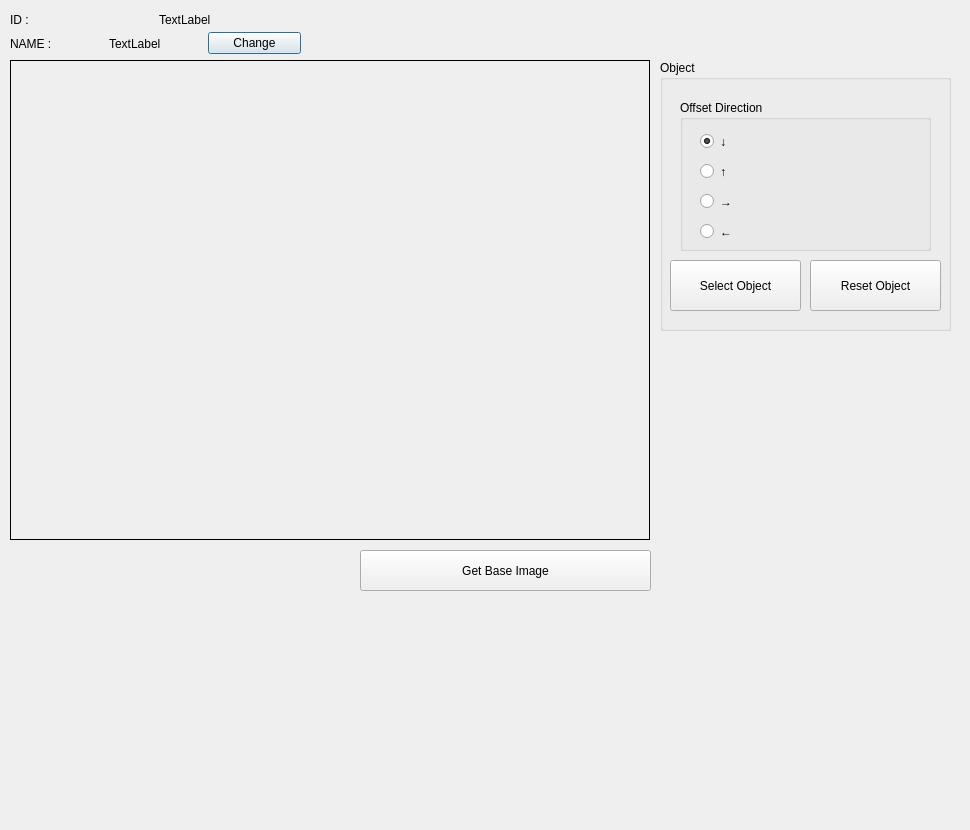
<?xml version="1.0" encoding="UTF-8"?>
<ui version="4.0">
 <class>DialogSetToolOffsetDistance</class>
 <widget class="QDialog" name="DialogSetToolOffsetDistance">
  <property name="geometry">
   <rect>
    <x>0</x>
    <y>0</y>
    <width>970</width>
    <height>830</height>
   </rect>
  </property>
  <property name="windowTitle">
   <string>Dialog</string>
  </property>
  <widget class="QLabel" name="label_image_bg">
   <property name="geometry">
    <rect>
     <x>10</x>
     <y>60</y>
     <width>640</width>
     <height>480</height>
    </rect>
   </property>
   <property name="mouseTracking">
    <bool>true</bool>
   </property>
   <property name="frameShape">
    <enum>QFrame::Box</enum>
   </property>
   <property name="text">
    <string/>
   </property>
  </widget>
  <widget class="QWidget" name="layoutWidget">
   <property name="geometry">
    <rect>
     <x>10</x>
     <y>30</y>
     <width>291</width>
     <height>27</height>
    </rect>
   </property>
   <layout class="QHBoxLayout" name="horizontalLayout">
    <item>
     <widget class="QLabel" name="label_5">
      <property name="text">
       <string>NAME : </string>
      </property>
     </widget>
    </item>
    <item>
     <widget class="QLabel" name="label_name">
      <property name="text">
       <string>TextLabel</string>
      </property>
     </widget>
    </item>
    <item>
     <widget class="QPushButton" name="pushButton_name_change">
      <property name="text">
       <string>Change</string>
      </property>
     </widget>
    </item>
   </layout>
  </widget>
  <widget class="QLabel" name="label_image">
   <property name="geometry">
    <rect>
     <x>10</x>
     <y>60</y>
     <width>640</width>
     <height>480</height>
    </rect>
   </property>
   <property name="mouseTracking">
    <bool>true</bool>
   </property>
   <property name="frameShape">
    <enum>QFrame::Box</enum>
   </property>
   <property name="text">
    <string/>
   </property>
  </widget>
  <widget class="QWidget" name="layoutWidget_2">
   <property name="geometry">
    <rect>
     <x>10</x>
     <y>10</y>
     <width>291</width>
     <height>19</height>
    </rect>
   </property>
   <layout class="QHBoxLayout" name="horizontalLayout_2">
    <item>
     <widget class="QLabel" name="label">
      <property name="text">
       <string>ID : </string>
      </property>
     </widget>
    </item>
    <item>
     <widget class="QLabel" name="label_id">
      <property name="text">
       <string>TextLabel</string>
      </property>
     </widget>
    </item>
   </layout>
  </widget>
  <widget class="QPushButton" name="pushButton_get_base_image">
   <property name="geometry">
    <rect>
     <x>360</x>
     <y>550</y>
     <width>291</width>
     <height>41</height>
    </rect>
   </property>
   <property name="text">
    <string>Get Base Image</string>
   </property>
  </widget>
  <widget class="QGroupBox" name="groupBox_5">
   <property name="geometry">
    <rect>
     <x>660</x>
     <y>60</y>
     <width>291</width>
     <height>271</height>
    </rect>
   </property>
   <property name="title">
    <string>Object</string>
   </property>
   <widget class="QPushButton" name="pushButton_select_object">
    <property name="geometry">
     <rect>
      <x>10</x>
      <y>200</y>
      <width>131</width>
      <height>51</height>
     </rect>
    </property>
    <property name="text">
     <string>Select Object</string>
    </property>
   </widget>
   <widget class="QPushButton" name="pushButton_reset_object">
    <property name="geometry">
     <rect>
      <x>150</x>
      <y>200</y>
      <width>131</width>
      <height>51</height>
     </rect>
    </property>
    <property name="text">
     <string>Reset Object</string>
    </property>
   </widget>
   <widget class="QGroupBox" name="groupBox">
    <property name="geometry">
     <rect>
      <x>20</x>
      <y>40</y>
      <width>251</width>
      <height>151</height>
     </rect>
    </property>
    <property name="title">
     <string>Offset Direction</string>
    </property>
    <widget class="QRadioButton" name="radioButton">
     <property name="geometry">
      <rect>
       <x>20</x>
       <y>30</y>
       <width>112</width>
       <height>23</height>
      </rect>
     </property>
     <property name="text">
      <string>↓</string>
     </property>
     <property name="checked">
      <bool>true</bool>
     </property>
    </widget>
    <widget class="QRadioButton" name="radioButton_2">
     <property name="geometry">
      <rect>
       <x>20</x>
       <y>60</y>
       <width>112</width>
       <height>23</height>
      </rect>
     </property>
     <property name="text">
      <string>↑</string>
     </property>
    </widget>
    <widget class="QRadioButton" name="radioButton_3">
     <property name="geometry">
      <rect>
       <x>20</x>
       <y>90</y>
       <width>112</width>
       <height>23</height>
      </rect>
     </property>
     <property name="text">
      <string>→</string>
     </property>
    </widget>
    <widget class="QRadioButton" name="radioButton_4">
     <property name="geometry">
      <rect>
       <x>20</x>
       <y>120</y>
       <width>112</width>
       <height>23</height>
      </rect>
     </property>
     <property name="text">
      <string>←</string>
     </property>
    </widget>
   </widget>
  </widget>
 </widget>
 <resources/>
 <connections/>
</ui>
